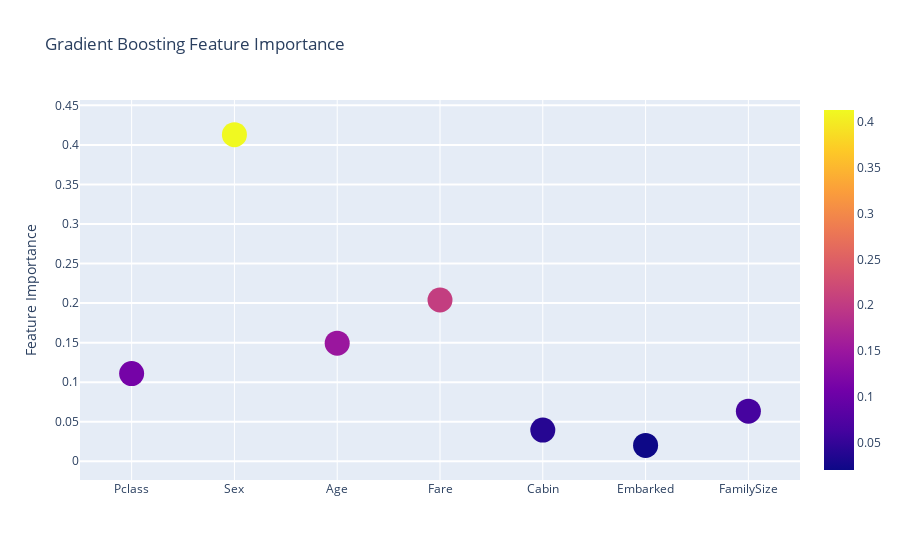

Notebook source saved alongside this figure:
### Code cell
# plotting Random Forest feature importance
trace = go.Scatter(
    y = feature_dataframe["Gradient Boosting feature importances"].values,
    x = feature_dataframe["features"].values,
    mode = "markers",
    marker = dict(sizemode = "diameter",
                  sizeref = 1,
                  size = 25,
                  color = feature_dataframe["Gradient Boosting feature importances"].values,
                  showscale = True),
    text = feature_dataframe["features"].values)

layout = go.Layout(
    autosize = True,
    title = "Gradient Boosting Feature Importance",
    hovermode = "closest",
    yaxis = dict(
        title = "Feature Importance",
        ticklen = 5,
        gridwidth = 2),
    showlegend = False)

fig = go.Figure(data = trace, layout = layout)
py.iplot(fig, filename = "scatter2010")

### Figure 1 — Plotly figure (JSON) as saved in the notebook; plotly's stock layout.template omitted (floating-point values rounded to 4 significant figures)
{"data": [{"marker": {"color": [0.1108, 0.413, 0.1494, 0.2039, 0.03941, 0.02009, 0.06336], "showscale": true, "size": 25, "sizemode": "diameter", "sizeref": 1}, "mode": "markers", "text": ["Pclass", "Sex", "Age", "Fare", "Cabin", "Embarked", "FamilySize"], "type": "scatter", "x": ["Pclass", "Sex", "Age", "Fare", "Cabin", "Embarked", "FamilySize"], "y": [0.1108, 0.413, 0.1494, 0.2039, 0.03941, 0.02009, 0.06336]}], "layout": {"autosize": true, "hovermode": "closest", "showlegend": false, "title": {"text": "Gradient Boosting Feature Importance"}, "yaxis": {"gridwidth": 2, "ticklen": 5, "title": {"text": "Feature Importance"}}}}
